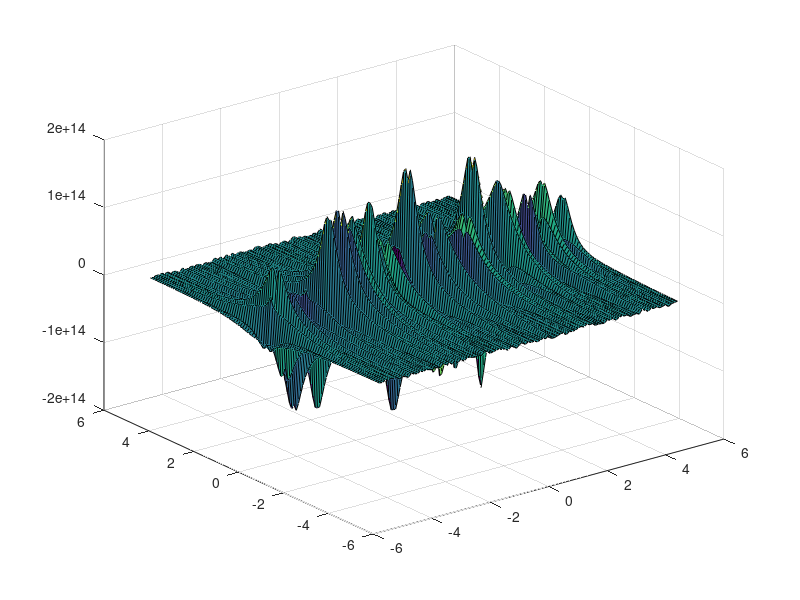

Recreate this plot in MATLAB.
% To plot the following equation where -5.12<=x1<=5.12 and -5.12<=x2<=5.12
% f(x1,x2)=(1+cos(nthroot((x1^2+x2^2),12)))/(0.5*(x1^2+x2^2)+2);

[x1,x2]=meshgrid(-5.12:0.1:5.12, -5.12:0.1:5.12);
f=(1+cos(nthroot((x1.^2+x2.^2),12)))/(0.5*(x1.^2+x2.^2)+2);
surf(x1,x2,f);